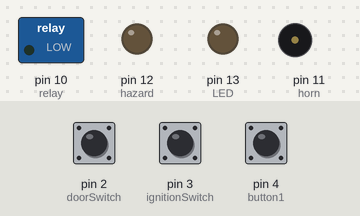
Bench run of a sketch on a simulated Arduino Uno, built with avr-gcc and run on an emulated ATmega328P. Parts: switched loads named in the sketch (green lamp = pin HIGH), output pins drawn as LEDs (lit = HIGH), buzzer (waves = sounding, pin HIGH). The test bench sets the inputs (shaded band); at power-on: pin 3 (ignitionSwitch) LOW, pin 2 (doorSwitch) HIGH, pin 4 (button1) LOW.

Above: at 1.2 s.
1.3 s: pin 3 (ignitionSwitch) pulled HIGH for 0.15 s
At 1.7 s:
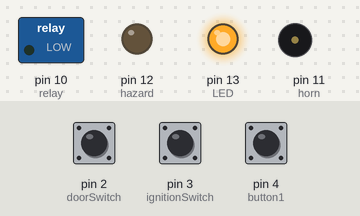
At 5.0 s:
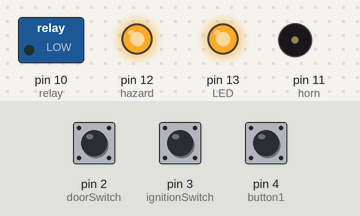
Timing chart, 0 to 13.4 s (numbered marks = the images above; inputs shaded):
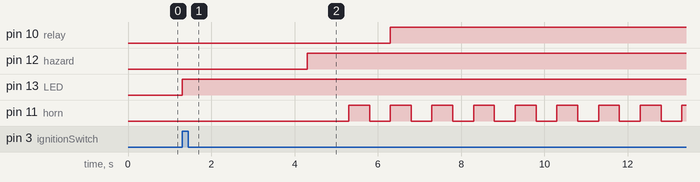

Measured:
- after the input at 1.3 s, pin 10 (relay): LOW → HIGH after 5.0 s; pin 12 (hazard): LOW → HIGH after 3.0 s; pin 13 (LED): LOW → HIGH at once; pin 11 (horn): alternates HIGH for 0.50 s and LOW for 0.50 s, starting after 4.0 s

The sketch:

VehicleSecuritySystem.ino
```cpp
//Global Variables
const int doorSwitch = 2; // our door signal
const int ignitionSwitch = 3; // our ignition signal
const int button1 = 4; // our button 1
const int button2 = 5; // our button 2
const int LED = 13; // to ON LED
const int hazard = 12; // to hazard lights
const int horn = 11; // to car horn
const int relay = 10; // to latchning relay (cuts off fuel pump)
int hornState = LOW;

unsigned long alarmOnMillis; // when alarm was activated
unsigned long hazardTurnOnDelay = 3000; // wait to turn on hazard
unsigned long hornTurnOnDelay = 4000; // wait to turn on horn
unsigned long relayTurnOnDelay = 5000; // wait to activat relay
unsigned long previousMillis = 0;
long interval = 500;           // horn ON and OFF interval
bool hazardOn = false; //
bool hornOn = false; //
bool relayOn = false; //
bool alarmOn = false; // for when alarm is ON
bool ignitionOn = false;
bool doorOn = false;


void setup() {
  // put your setup code here, to run once:
pinMode(doorSwitch, INPUT_PULLUP);
pinMode(hazard, OUTPUT);
pinMode(LED, OUTPUT);
pinMode(horn, OUTPUT);
pinMode(relay, OUTPUT);
pinMode(button1, INPUT);
pinMode(ignitionSwitch, INPUT);
}

void loop() {
  // put your main code here, to run repeatedly:

 // get the time at the start of this loop()
if (digitalRead(ignitionSwitch) == HIGH)
{
  ignitionOn = true;
}
if (digitalRead(doorSwitch) == HIGH){
  doorOn = true;
}

 unsigned long currentMillis = millis();
if ((alarmOn) == false)
{
if ((doorOn) && (ignitionOn)){
  alarmOn = true;
  alarmOnMillis = currentMillis;
}
}

 // check the button
 if (alarmOn)
 {
  // update the time when button was pushed
        digitalWrite(LED,HIGH);
        hazardOn = true;
        hornOn = true;
        relayOn = true;
       }
       else{
        (digitalWrite(LED,LOW));
        hazardOn = false;
        (digitalWrite(hazard,LOW));
        hornOn = false;
        (digitalWrite(horn,LOW));
        relayOn = false;
        (digitalWrite(relay,LOW));
       }

 // make sure this code isn't checked until after button has been let go

 if (hazardOn)
 {
   if ((unsigned long)(currentMillis - alarmOnMillis) >= hazardTurnOnDelay) {
     digitalWrite(hazard, HIGH);
      }
 }

if (hornOn)
{
   if ((unsigned long)(currentMillis - alarmOnMillis) >= hornTurnOnDelay)
{

    if (currentMillis - previousMillis >= interval) {
    // save the last time you blinked the LED
    previousMillis = currentMillis;

    // if the Klaxon is off turn it on and vice-versa:
    if (hornState == LOW) {
      hornState = HIGH;
    } else {
      hornState = LOW;
    }

    // set the horn with the hornState of the variable:
    digitalWrite(horn, hornState);
   }
}
}

if (relayOn)
{
   if ((unsigned long)(currentMillis - alarmOnMillis) >= relayTurnOnDelay) {
     digitalWrite(relay, HIGH);
   }
}

 if (digitalRead(button1) && (digitalRead(button2)== HIGH)) {
  alarmOn = false;
  ignitionOn = false;
  doorOn = false;
 }
}
```
